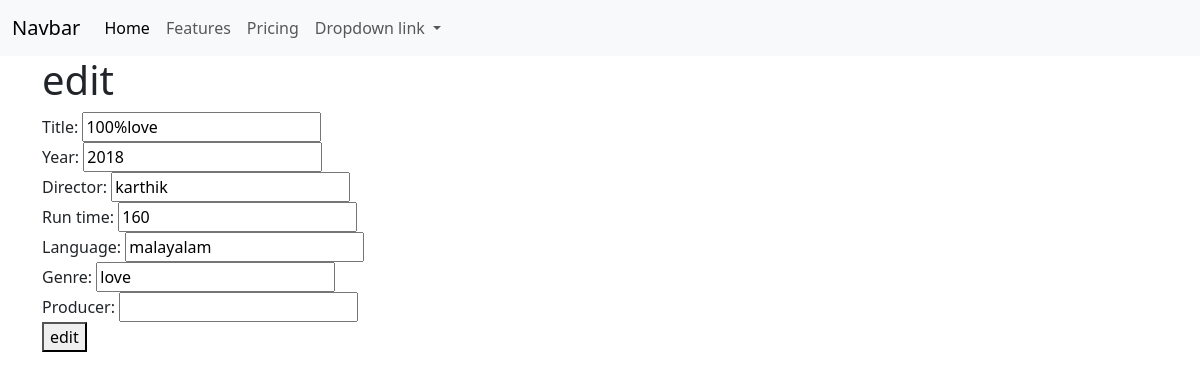
/movie/2/change/, run on the app's committed database.
### myapp/models.py (models this page shows, shortened)
class movie(models.Model):
    title=models.CharField(max_length=200)
    year=models.CharField(max_length=50)
    director=models.CharField(max_length=200)
    run_time=models.PositiveIntegerField()
    language=models.CharField(max_length=200)
    genre=models.CharField(max_length=200)
    producer=models.CharField(max_length=200,null=True)

### myapp/views.py (the view, shortened to what this page needs)
# urls.py: path("movie/<int:pk>/change/",views.MovieUpdateView.as_view(),name="movie-update")
class MovieUpdateView(View):
    def get(self,request,*args,**kwargs):
        id=kwargs.get("pk")
        movie_object=movie.objects.get(id=id)         # ithu oru query set we cwn't take values from .it should change in dictionatry
        form_instance=MovieModelForm(instance=movie_object)
        return render(request,"movie_update.html",{"form":form_instance})

### myapp/forms.py
class MovieModelForm(forms.ModelForm):
    class Meta:
        model=movie
        fields="__all__"
        model:movie
        exclude=("id",)

### myapp/templates/movie_update.html (shortened to what this page needs)
{%extends 'base.html'%}
{% block main_block%}
<div class="container">
    <h1>edit</h1>
    <form action="" method="post">
       {{form}}
       <button type="submit"> edit</button>
    </form>
   </div>
{%endblock%}

### data on the page
movie: title "100%love", year "2018", director "karthik", run_time "160", language "malayalam", genre "love"
